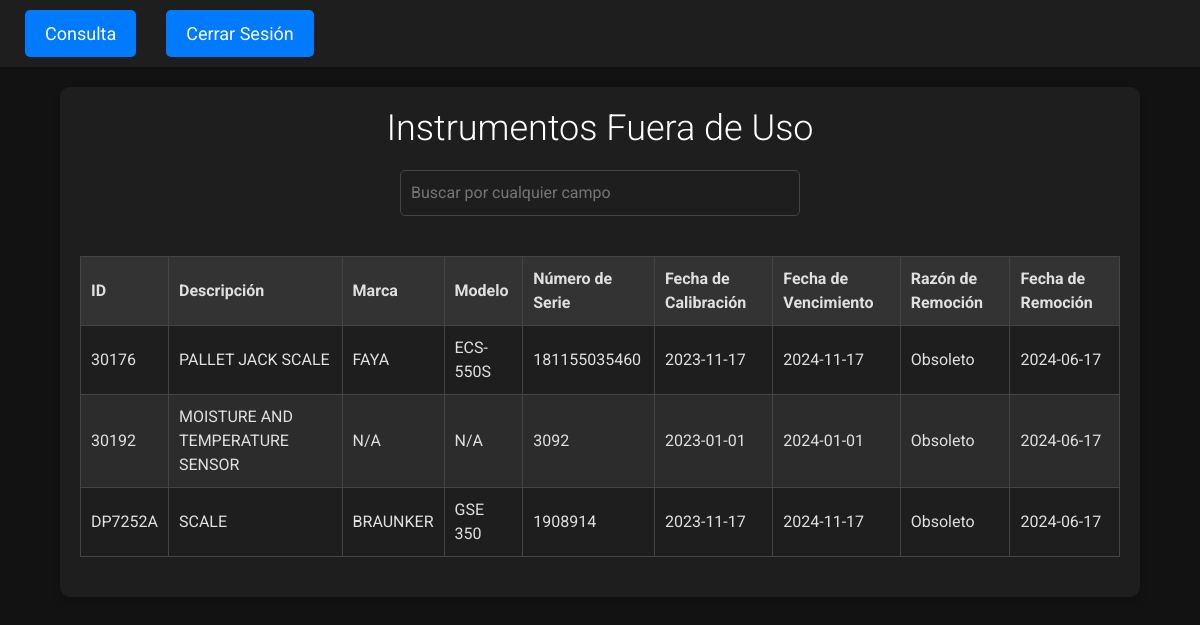
Page /consulta_out_of_use.php (signed in) on the committed database.
### tables this page shows
CREATE TABLE `instrumentsoutofuse` (
  `ID` varchar(255) NOT NULL,
  `Description` varchar(255) DEFAULT NULL,
  `Brand` varchar(255) DEFAULT NULL,
  `Model` varchar(255) DEFAULT NULL,
  `SerialNumber` varchar(255) DEFAULT NULL,
  `CalDate` date DEFAULT NULL,
  `DueDate` date DEFAULT NULL,
  `Status` varchar(255) DEFAULT NULL,
  `Comments` text DEFAULT NULL,
  `ReasonForRemoval` varchar(255) DEFAULT NULL,
  `DateRemoved` date DEFAULT NULL,
  `PdfPath` varchar(255) DEFAULT NULL,
  `Picture` varchar(255) DEFAULT NULL
);

### consulta_out_of_use.php (the view, shortened to what this page needs)
<?php
$conn = getConsultaConnection();
$sql = "SELECT * FROM InstrumentsOutOfUse";
$result = $conn->query($sql);
?>
<!DOCTYPE html>
<html>
<head>
    <link rel="stylesheet" href="https://stackpath.bootstrapcdn.com/bootstrap/4.5.2/css/bootstrap.min.css">
    <link rel="stylesheet" href="https://cdnjs.cloudflare.com/ajax/libs/font-awesome/5.15.1/css/all.min.css">
</head>
<body>
    <div class="navbar">
        <ul>
            <?php if ($_SESSION['role'] == 'consulta'): ?>
                <li><a href="consulta.php">Consulta</a></li>
            <?php endif; ?>
            <li><a href="logout.php">Cerrar Sesión</a></li>
        </ul>
    </div>
    <div class="container">
        <h1>Instrumentos Fuera de Uso</h1>
        <input type="text" id="searchInput" onkeyup="filterTable()" placeholder="Buscar por cualquier campo">
        <table id="instrumentsTable">
            <thead>
                <tr>
                    <th>ID</th>
                    <th>Descripción</th>
                    <th>Marca</th>
                    <th>Modelo</th>
                    <th>Número de Serie</th>
                    <th>Fecha de Calibración</th>
                    <th>Fecha de Vencimiento</th>
                    <th>Razón de Remoción</th>
                    <th>Fecha de Remoción</th>
                </tr>
            </thead>
            <tbody>
                <?php while ($row = $result->fetch_assoc()): ?>
                    <tr>
                        <td><?php echo htmlspecialchars($row['ID']); ?></td>
                        <td><?php echo htmlspecialchars($row['Description']); ?></td>
                        <td><?php echo htmlspecialchars($row['Brand']); ?></td>
                        <td><?php echo htmlspecialchars($row['Model']); ?></td>
                        <td><?php echo htmlspecialchars($row['SerialNumber']); ?></td>
                        <td><?php echo htmlspecialchars($row['CalDate']); ?></td>
                        <td><?php echo htmlspecialchars($row['DueDate']); ?></td>
                        <td><?php echo isset($row['Reason']) ? htmlspecialchars($row['Reason']) : 'Obsoleto'; ?></td>
                        <td><?php echo isset($row['DateRemoved']) ? htmlspecialchars($row['DateRemoved']) : 'N/A'; ?></td>
                    </tr>
                <?php endwhile; ?>
            </tbody>
        </table>
    </div>
</body>
</html>

### consulta_out_of_use.php (style rules this page uses)
body { background-color: #121212; color: #e0e0e0; font-family: 'Roboto', sans-serif; margin: 0; padding: 0; }
.navbar { background-color: #1e1e1e; color: #e0e0e0; padding: 10px; }
.navbar ul { list-style-type: none; padding: 0; margin: 0; display: flex; justify-content: center; }
.navbar li { margin: 0 15px; }
.navbar a { display: block; padding: 10px 20px; font-size: 18px; color: #ffffff; background-color: #007bff; text-decoration: none; border-radius: 5px; transition: background-color 0.3s, transform 0.3s; }
.container { text-align: center; max-width: 1200px; width: 90%; background-color: #1e1e1e; padding: 20px; border-radius: 10px; box-shadow: 0 4px 8px rgba(0, 0, 0, 0.2); margin: 20px auto; }
h1 { font-size: 36px; margin-bottom: 20px; color: #ffffff; font-weight: 300; }
table { width: 100%; border-collapse: collapse; margin: 20px 0; }
table, th, td { border: 1px solid #444444; }
th, td { padding: 10px; text-align: left; }
th { background-color: #333333; }
tr:nth-child(even) { background-color: #2c2c2c; }
tr:nth-child(odd) { background-color: #1e1e1e; }
#searchInput { padding: 10px; margin-bottom: 20px; width: 100%; max-width: 400px; border: 1px solid #444; border-radius: 5px; background-color: #1e1e1e; color: #e0e0e0; }

### rows in the picture
instrumentsoutofuse: ID "30176", Description "PALLET JACK SCALE", Brand "FAYA", Model "ECS-550S", SerialNumber "181155035460", CalDate "2023-11-17", DueDate "2024-11-17", DateRemoved "2024-06-17"
instrumentsoutofuse: ID "30192", Description "MOISTURE AND TEMPERATURE SENSOR", Brand "N/A", Model "N/A", SerialNumber "3092", CalDate "2023-01-01", DueDate "2024-01-01", DateRemoved "2024-06-17"
instrumentsoutofuse: ID "DP7252A", Description "SCALE", Brand "BRAUNKER", Model "GSE 350", SerialNumber "1908914", CalDate "2023-11-17", DueDate "2024-11-17", DateRemoved "2024-06-17"
